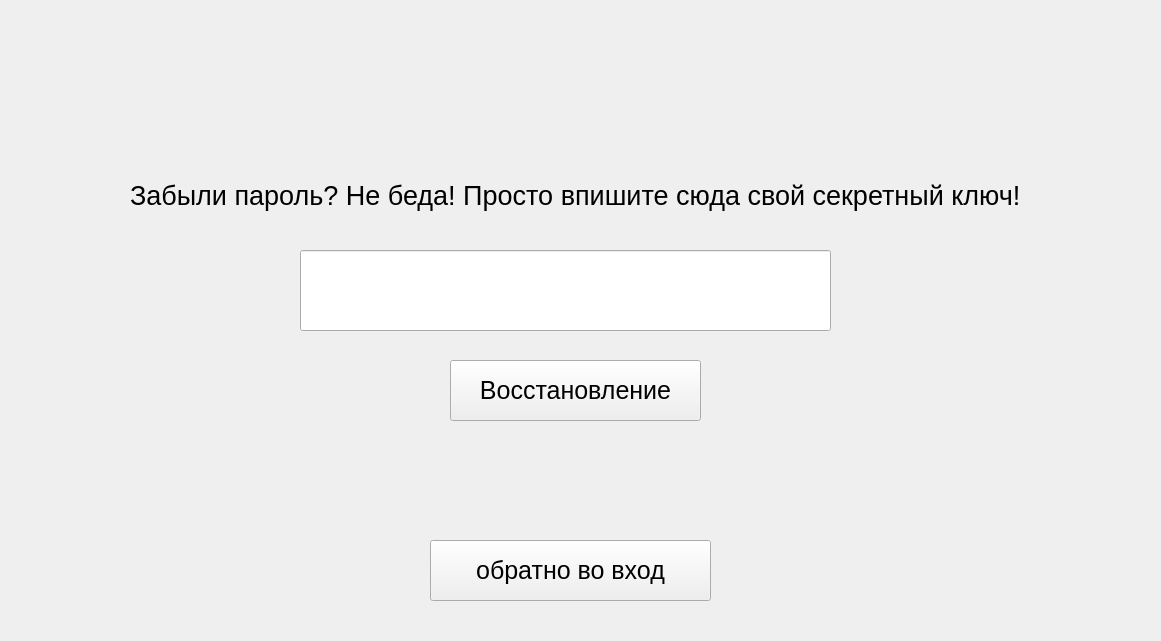
<?xml version="1.0" encoding="UTF-8"?>
<ui version="4.0">
 <class>QForgetUI</class>
 <widget class="QWidget" name="QForgetUI">
  <property name="geometry">
   <rect>
    <x>0</x>
    <y>0</y>
    <width>1161</width>
    <height>641</height>
   </rect>
  </property>
  <property name="windowTitle">
   <string>Form</string>
  </property>
  <widget class="QLineEdit" name="lineEdit">
   <property name="geometry">
    <rect>
     <x>300</x>
     <y>250</y>
     <width>531</width>
     <height>81</height>
    </rect>
   </property>
   <property name="font">
    <font>
     <pointsize>20</pointsize>
    </font>
   </property>
   <property name="text">
    <string/>
   </property>
  </widget>
  <widget class="QLabel" name="label">
   <property name="geometry">
    <rect>
     <x>130</x>
     <y>150</y>
     <width>891</width>
     <height>91</height>
    </rect>
   </property>
   <property name="font">
    <font>
     <pointsize>20</pointsize>
    </font>
   </property>
   <property name="text">
    <string>Забыли пароль? Не беда! Просто впишите сюда свой секретный ключ!</string>
   </property>
  </widget>
  <widget class="QPushButton" name="btn_recived">
   <property name="geometry">
    <rect>
     <x>450</x>
     <y>360</y>
     <width>251</width>
     <height>61</height>
    </rect>
   </property>
   <property name="font">
    <font>
     <pointsize>19</pointsize>
    </font>
   </property>
   <property name="text">
    <string>Восстановление</string>
   </property>
  </widget>
  <widget class="QPushButton" name="go_enter">
   <property name="geometry">
    <rect>
     <x>430</x>
     <y>540</y>
     <width>281</width>
     <height>61</height>
    </rect>
   </property>
   <property name="font">
    <font>
     <pointsize>19</pointsize>
    </font>
   </property>
   <property name="text">
    <string>обратно во вход</string>
   </property>
  </widget>
 </widget>
 <resources/>
 <connections/>
</ui>
